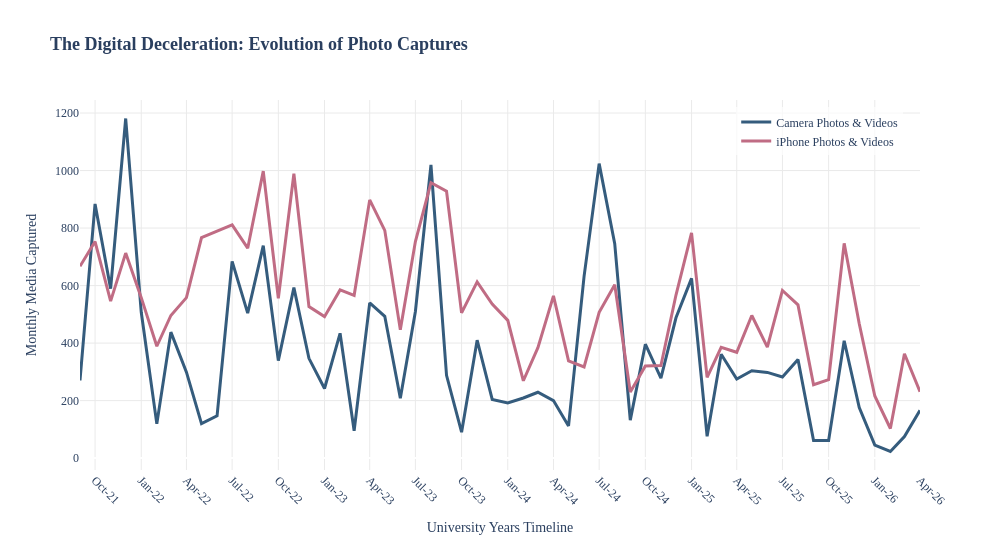

Notebook code cell kept with this figure:
### Markdown cell above
## Did I actually stop taking as many pictures as the years went on?

In this next step I visualise if the number of pictures taken on my phone and camera decreased, or if it is only a feeling of mine.

### Code cell
import plotly.express as px
import pandas as pd

# make month string into date
df['date_parsed'] = pd.to_datetime(df['month'], format='%b-%y')
df = df.sort_values('date_parsed').reset_index(drop=True)

# create line graph
fig = px.line(
    df, 
    x='date_parsed', 
    y=['camera_media_count', 'iphone_media_count'],
    color_discrete_sequence=['#355c7d', '#c06c84'], 
    title='<b>The Digital Deceleration: Evolution of Photo Captures</b>',
    labels={'date_parsed': 'Timeline', 'value': 'Media Captured'}
)

legend_names = {
    'camera_media_count': 'Camera Photos & Videos', 
    'iphone_media_count': 'iPhone Photos & Videos'
}
fig.for_each_trace(lambda trace: trace.update(name = legend_names[trace.name]))

# make tooltip
for trace in fig.data:
    trace.hovertemplate = f"<b>{trace.name}</b>: %{{y:,}}<extra></extra>"
    trace.line.width = 3

# line graph layout
fig.update_layout(
    font_family="Times New Roman",
    title_font_size=18,
    xaxis_title="University Years Timeline",
    yaxis_title="Monthly Media Captured",
    plot_bgcolor="white",
    width=1000,
    height=550,
    hovermode="x unified", 
    legend=dict(
        yanchor="top", 
        y=0.98, 
        xanchor="right", 
        x=0.98, 
        bgcolor="rgba(255,255,255,0.7)", 
        title_text=""
    )
)

fig.update_xaxes(showgrid=True, gridcolor='#EAEAEA', tickformat='%b-%y', dtick="M3", tickangle=45)
fig.update_yaxes(showgrid=True, gridcolor='#EAEAEA')

fig.show()

### Figure 1 — Plotly figure (JSON) as saved in the notebook; plotly's stock layout.template omitted (floating-point values rounded to 4 significant figures)
{"data": [{"hovertemplate": "<b>Camera Photos & Videos</b>: %{y:,}<extra></extra>", "legendgroup": "camera_media_count", "line": {"color": "#355c7d", "dash": "solid", "width": 3}, "marker": {"symbol": "circle"}, "mode": "lines", "name": "Camera Photos & Videos", "orientation": "v", "showlegend": true, "type": "scatter", "x": ["2021-09-01T00:00:00.000000", "2021-10-01T00:00:00.000000", "2021-11-01T00:00:00.000000", "2021-12-01T00:00:00.000000", "2022-01-01T00:00:00.000000", "2022-02-01T00:00:00.000000", "2022-03-01T00:00:00.000000", "2022-04-01T00:00:00.000000", "2022-05-01T00:00:00.000000", "2022-06-01T00:00:00.000000", "2022-07-01T00:00:00.000000", "2022-08-01T00:00:00.000000", "2022-09-01T00:00:00.000000", "2022-10-01T00:00:00.000000", "2022-11-01T00:00:00.000000", "2022-12-01T00:00:00.000000", "2023-01-01T00:00:00.000000", "2023-02-01T00:00:00.000000", "2023-03-01T00:00:00.000000", "2023-04-01T00:00:00.000000", "2023-05-01T00:00:00.000000", "2023-06-01T00:00:00.000000", "2023-07-01T00:00:00.000000", "2023-08-01T00:00:00.000000", "2023-09-01T00:00:00.000000", "2023-10-01T00:00:00.000000", "2023-11-01T00:00:00.000000", "2023-12-01T00:00:00.000000", "2024-01-01T00:00:00.000000", "2024-02-01T00:00:00.000000", "2024-03-01T00:00:00.000000", "2024-04-01T00:00:00.000000", "2024-05-01T00:00:00.000000", "2024-06-01T00:00:00.000000", "2024-07-01T00:00:00.000000", "2024-08-01T00:00:00.000000", "2024-09-01T00:00:00.000000", "2024-10-01T00:00:00.000000", "2024-11-01T00:00:00.000000", "2024-12-01T00:00:00.000000", "2025-01-01T00:00:00.000000", "2025-02-01T00:00:00.000000", "2025-03-01T00:00:00.000000", "2025-04-01T00:00:00.000000", "2025-05-01T00:00:00.000000", "2025-06-01T00:00:00.000000", "2025-07-01T00:00:00.000000", "2025-08-01T00:00:00.000000", "2025-09-01T00:00:00.000000", "2025-10-01T00:00:00.000000", "2025-11-01T00:00:00.000000", "2025-12-01T00:00:00.000000", "2026-01-01T00:00:00.000000", "2026-02-01T00:00:00.000000", "2026-03-01T00:00:00.000000", "2026-04-01T00:00:00.000000"], "xaxis": "x", "y": [270, 884, 589, 1181, 507, 119, 438, 299, 120, 147, 684, 504, 739, 339, 593, 347, 242, 434, 95, 540, 493, 208, 510, 1020, 288, 90, 410, 204, 192, 209, 229, 200, 112, 633, 1024, 746, 132, 396, 278, 488, 625, 76, 361, 275, 304, 298, 282, 343, 61, 61, 408, 176, 45, 23, 75, 166], "yaxis": "y"}, {"hovertemplate": "<b>iPhone Photos & Videos</b>: %{y:,}<extra></extra>", "legendgroup": "iphone_media_count", "line": {"color": "#c06c84", "dash": "solid", "width": 3}, "marker": {"symbol": "circle"}, "mode": "lines", "name": "iPhone Photos & Videos", "orientation": "v", "showlegend": true, "type": "scatter", "x": ["2021-09-01T00:00:00.000000", "2021-10-01T00:00:00.000000", "2021-11-01T00:00:00.000000", "2021-12-01T00:00:00.000000", "2022-01-01T00:00:00.000000", "2022-02-01T00:00:00.000000", "2022-03-01T00:00:00.000000", "2022-04-01T00:00:00.000000", "2022-05-01T00:00:00.000000", "2022-06-01T00:00:00.000000", "2022-07-01T00:00:00.000000", "2022-08-01T00:00:00.000000", "2022-09-01T00:00:00.000000", "2022-10-01T00:00:00.000000", "2022-11-01T00:00:00.000000", "2022-12-01T00:00:00.000000", "2023-01-01T00:00:00.000000", "2023-02-01T00:00:00.000000", "2023-03-01T00:00:00.000000", "2023-04-01T00:00:00.000000", "2023-05-01T00:00:00.000000", "2023-06-01T00:00:00.000000", "2023-07-01T00:00:00.000000", "2023-08-01T00:00:00.000000", "2023-09-01T00:00:00.000000", "2023-10-01T00:00:00.000000", "2023-11-01T00:00:00.000000", "2023-12-01T00:00:00.000000", "2024-01-01T00:00:00.000000", "2024-02-01T00:00:00.000000", "2024-03-01T00:00:00.000000", "2024-04-01T00:00:00.000000", "2024-05-01T00:00:00.000000", "2024-06-01T00:00:00.000000", "2024-07-01T00:00:00.000000", "2024-08-01T00:00:00.000000", "2024-09-01T00:00:00.000000", "2024-10-01T00:00:00.000000", "2024-11-01T00:00:00.000000", "2024-12-01T00:00:00.000000", "2025-01-01T00:00:00.000000", "2025-02-01T00:00:00.000000", "2025-03-01T00:00:00.000000", "2025-04-01T00:00:00.000000", "2025-05-01T00:00:00.000000", "2025-06-01T00:00:00.000000", "2025-07-01T00:00:00.000000", "2025-08-01T00:00:00.000000", "2025-09-01T00:00:00.000000", "2025-10-01T00:00:00.000000", "2025-11-01T00:00:00.000000", "2025-12-01T00:00:00.000000", "2026-01-01T00:00:00.000000", "2026-02-01T00:00:00.000000", "2026-03-01T00:00:00.000000", "2026-04-01T00:00:00.000000"], "xaxis": "x", "y": [667, 753, 546, 713, 558, 389, 496, 558, 767, 788, 811, 730, 998, 556, 989, 527, 492, 585, 566, 898, 792, 446, 753, 958, 928, 505, 613, 536, 479, 269, 384, 564, 338, 317, 507, 603, 230, 320, 322, 567, 783, 281, 385, 368, 496, 386, 583, 533, 255, 273, 747, 467, 216, 103, 363, 231], "yaxis": "y"}], "layout": {"font": {"family": "Times New Roman"}, "height": 550, "hovermode": "x unified", "legend": {"bgcolor": "rgba(255,255,255,0.7)", "title": {"text": ""}, "tracegroupgap": 0, "x": 0.98, "xanchor": "right", "y": 0.98, "yanchor": "top"}, "plot_bgcolor": "white", "title": {"font": {"size": 18}, "text": "<b>The Digital Deceleration: Evolution of Photo Captures</b>"}, "width": 1000, "xaxis": {"anchor": "y", "domain": [0, 1], "dtick": "M3", "gridcolor": "#EAEAEA", "showgrid": true, "tickangle": 45, "tickformat": "%b-%y", "title": {"text": "University Years Timeline"}}, "yaxis": {"anchor": "x", "domain": [0, 1], "gridcolor": "#EAEAEA", "showgrid": true, "title": {"text": "Monthly Media Captured"}}}}
